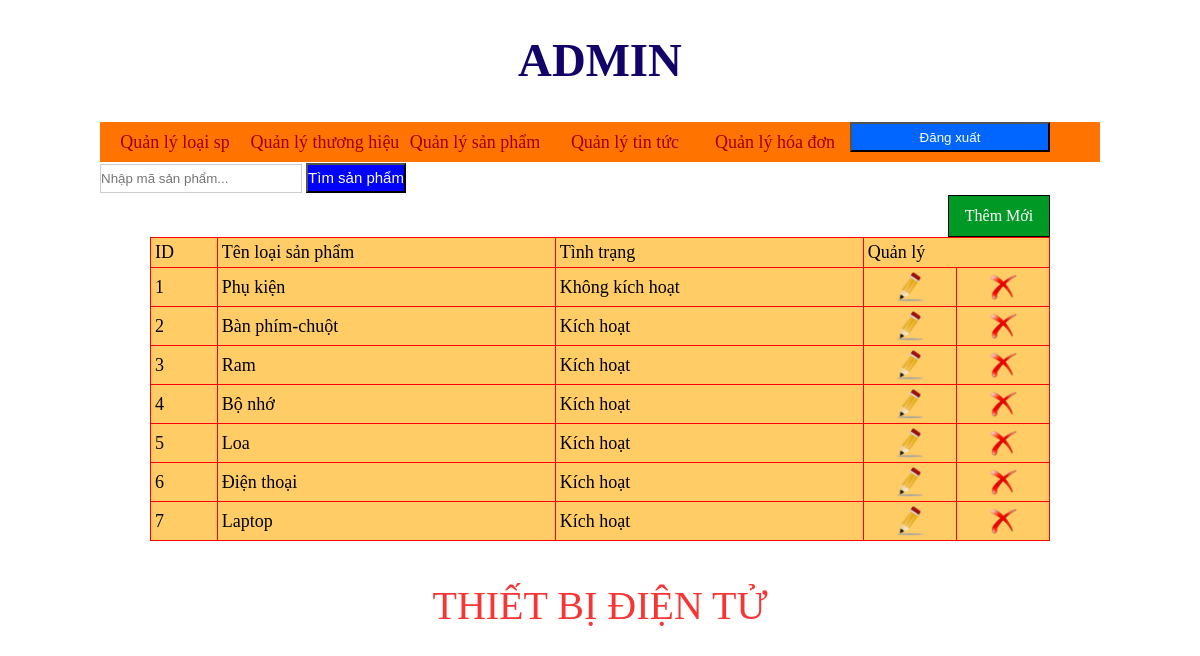
/admincp/index.php?quanly=loaisp&ac=lietke (signed in), run on the app's committed database.
### tables this page shows
CREATE TABLE IF NOT EXISTS `loaisp` (
`idloaisp` int(11) NOT NULL,
  `tenloaisp` varchar(255) NOT NULL,
  `tinhtrang` varchar(100) NOT NULL
);

### admincp/modules/quanlyloaisp/lietke.php (the view)
<?php
	$sql_lietkesp="select * from loaisp order by idloaisp desc ";
	$row_lietkesp=mysql_query($sql_lietkesp);
?>
<div class="button_themsp">
<a href="index.php?quanly=loaisp&ac=them">Thêm Mới</a>
</div>
<table width="100%" border="1">
  <tr>
    <td>ID</td>
    <td>Tên loại sản phẩm</td>
    <td>Tình trạng</td>
    <td colspan="2">Quản lý</td>
  </tr>
  <?php
  $i=1;
  while($dong=mysql_fetch_array($row_lietkesp)){
  ?>
  <tr>
    <td><?php  echo $i;?></td>
    <td><?php echo $dong['tenloaisp'] ?></td>
    <td><?php
	if($dong['tinhtrang'] == 1 ){
		echo 'Kích hoạt';
	}else{
		echo 'Không kích hoạt';
	}
    ?></td>
    <td><a href="index.php?quanly=loaisp&ac=sua&id=<?php echo $dong['idloaisp'] ?>"><center><img src="../imgs/edit.png" width="30" height="30" /></center></a></td>
    <td><a href="modules/quanlyloaisp/xuly.php?id=<?php echo $dong['idloaisp']?>" class="delete_link"><center><img src="../imgs/delete.png" width="30" height="30" /></center></a></td>
  </tr>
  <?php
  $i++;
  }
  ?>
</table>

### admincp/style/css.css (style rules this page uses)
body { background:#fff; }
* { padding:0; margin:0; }
table { border-collapse:collapse; width:100%; background-color:#FC6; border:1px solid #F00; }
table tr td { color:#000; font-size:18px; padding:4px; }
.button_themsp { width:100px; height:40px; border:1px solid #000; text-align:center; background:rgb(0, 153, 38); line-height:40px; color:#fff; float:right; }
.button_themsp a { color:#fff; display:block; text-decoration:none; }

### admincp/modules/menu.php (style rules this page uses)
.button_themsp { width:100px; height:40px; border:1px solid #000; text-align:center; background:rgb(0, 153, 38); line-height:40px; color:#fff; float:right; }

### data on the page
loaisp: tenloaisp "Phụ kiện", tinhtrang "Không kích hoạt"
loaisp: tenloaisp "Bàn phím-chuột", tinhtrang "Kích hoạt"
loaisp: tenloaisp "Ram", tinhtrang "Kích hoạt"
loaisp: tenloaisp "Bộ nhớ", tinhtrang "Kích hoạt"
loaisp: tenloaisp "Loa", tinhtrang "Kích hoạt"
loaisp: tenloaisp "Điện thoại", tinhtrang "Kích hoạt"
loaisp: tenloaisp "Laptop", tinhtrang "Kích hoạt"
